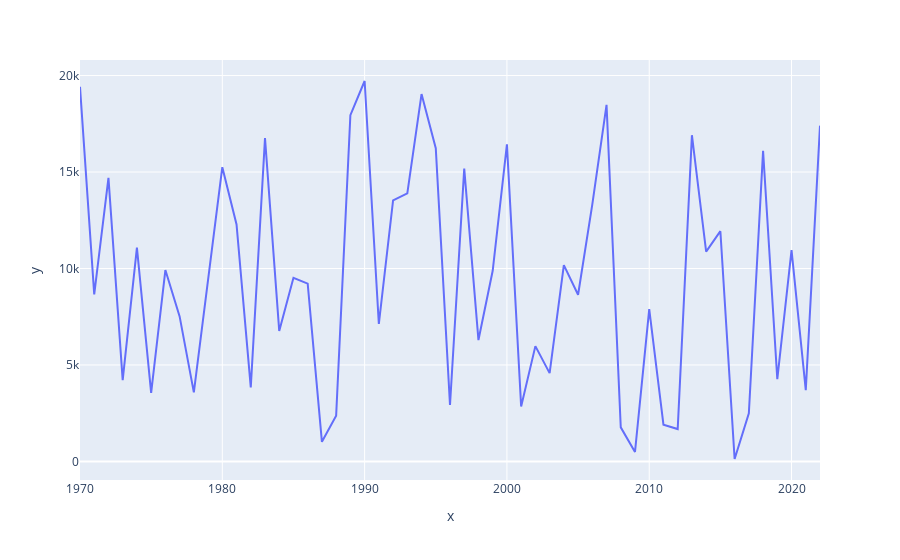

Notebook source saved alongside this figure:
### Code cell
px.line(x=anos, y=valores)

### Figure 1 — Plotly figure (JSON) as saved in the notebook; plotly's stock layout.template omitted (floating-point values rounded to 4 significant figures)
{"data": [{"hovertemplate": "x=%{x}<br>y=%{y}<extra></extra>", "legendgroup": "", "line": {"color": "#636efa", "dash": "solid"}, "marker": {"symbol": "circle"}, "mode": "lines", "name": "", "orientation": "v", "showlegend": false, "type": "scatter", "x": [1970, 1971, 1972, 1973, 1974, 1975, 1976, 1977, 1978, 1979, 1980, 1981, 1982, 1983, 1984, 1985, 1986, 1987, 1988, 1989, 1990, 1991, 1992, 1993, 1994, 1995, 1996, 1997, 1998, 1999, 2000, 2001, 2002, 2003, 2004, 2005, 2006, 2007, 2008, 2009, 2010, 2011, 2012, 2013, 2014, 2015, 2016, 2017, 2018, 2019, 2020, 2021, 2022], "xaxis": "x", "y": [19420, 8655, 14695, 4215, 11080, 3557, 9921, 7518, 3582, 9315, 15248, 12280, 3835, 16758, 6763, 9520, 9216, 1016, 2373, 17948, 19718, 7124, 13526, 13891, 19040, 16233, 2927, 15177, 6290, 9880, 16434, 2845, 5975, 4576, 10175, 8637, 13323, 18482, 1765, 492, 7891, 1905, 1677, 16907, 10872, 11933, 125, 2495, 16097, 4261, 10956, 3697, 17404], "yaxis": "y"}], "layout": {"legend": {"tracegroupgap": 0}, "margin": {"t": 60}, "xaxis": {"anchor": "y", "domain": [0, 1], "title": {"text": "x"}}, "yaxis": {"anchor": "x", "domain": [0, 1], "title": {"text": "y"}}}}
